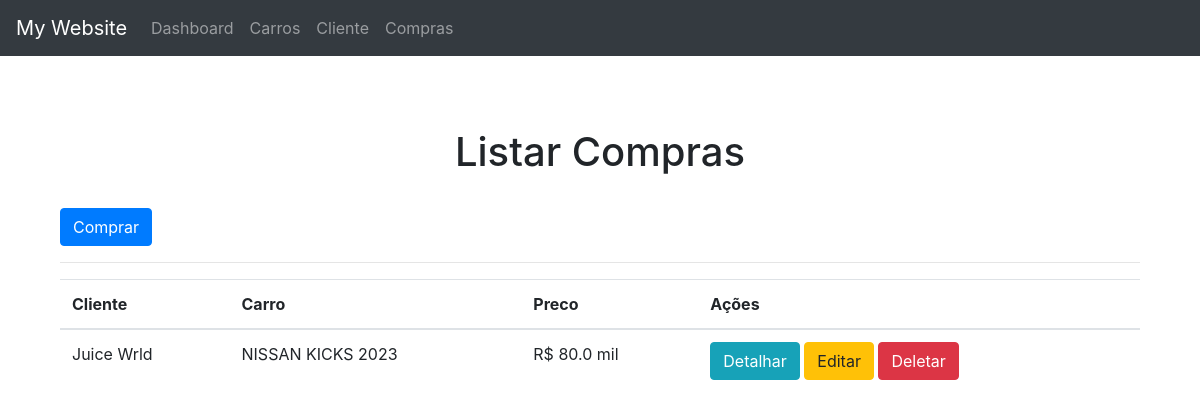
The page /cliente/compras on the database as committed earlier.
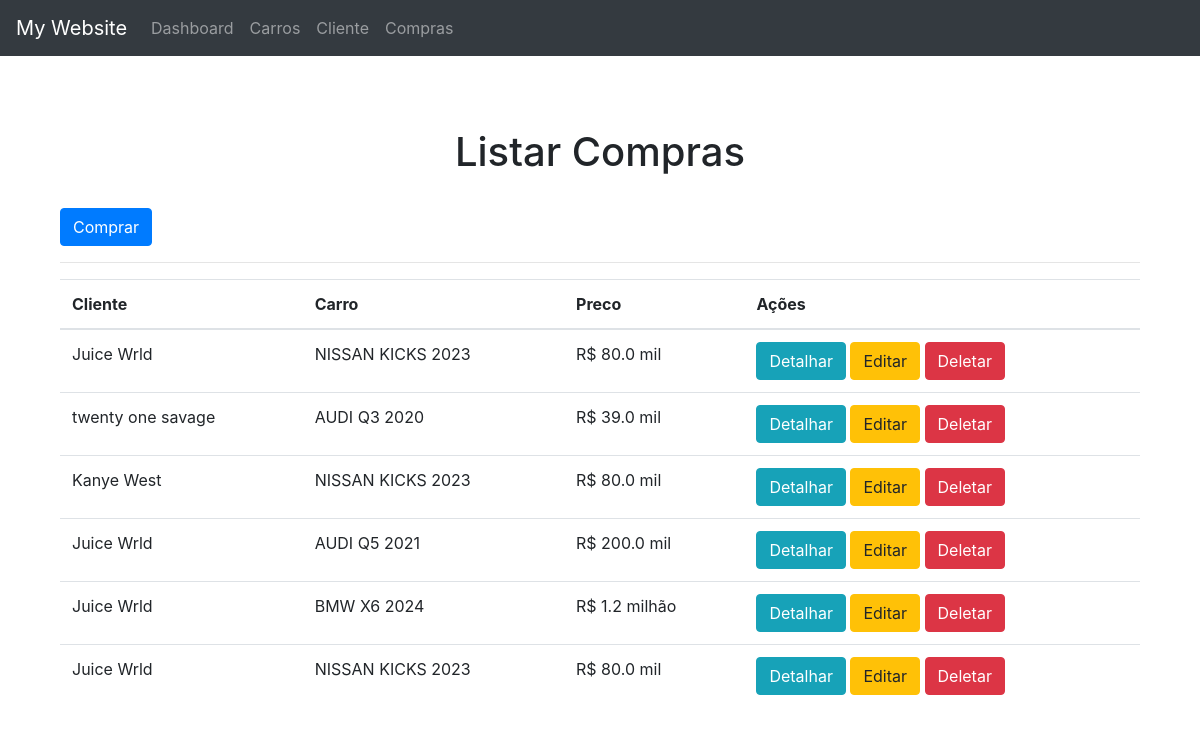
The same page on the database as committed later.
### cliente/models.py (models this page shows, shortened)
class Compra(models.Model):
    cliente = models.ForeignKey(Cliente, related_name='compras', on_delete=models.CASCADE)
    carro = models.ForeignKey(Carro, on_delete=models.CASCADE)
    data_compra = models.DateTimeField(auto_now_add=True)
    created_at = models.DateTimeField(auto_now_add=True)
    updated_at = models.DateTimeField(auto_now=True)
    def valor(self):
        return self.carro.preco

class Cliente(models.Model):
    nome = models.CharField(max_length=100)
    sobrenome = models.CharField(max_length=100)
    cpf = models.CharField(max_length=11, unique=True)
    email = models.EmailField(unique=True)
    telefone = models.CharField(max_length=11)
    data_nascimento = models.DateField()
    created_at = models.DateTimeField(auto_now_add=True)
    updated_at = models.DateTimeField(auto_now=True)
    nivel_bruto = models.CharField(max_length=8, choices=NIVEL_CHOICES, default='BRONZE')
    def __str__(self):
        return self.nome + ' ' + self.sobrenome

### carros/models.py (models this page shows)
class Carro(models.Model):
    marca = models.CharField(max_length=100)
    modelo = models.CharField(max_length=100)
    ano = models.IntegerField()
    preco = models.FloatField()
    cor = models.CharField(max_length=100)
    data_criacao = models.DateTimeField(auto_now_add=True)
    estoque = models.IntegerField()
    imagem = models.ImageField(upload_to='carros', null=True, blank=True)
    def __str__(self):
        return self.marca + ' ' + self.modelo + ' ' + str(self.ano)

### cliente/views.py (the view)
# urls.py: path('compras', views.listar_compras, name='listar_compras'),
def listar_compras(request):
    compras = Compra.objects.all()
    for compra in compras:
        compra.preco_formatado = formatar_preco(compra.valor())
        compra.nome_cliente = compra.cliente.nome + ' ' + compra.cliente.sobrenome
    context = {
        'compras': compras,
    }
    return render(request, 'listar_compras.html', context)

### cliente/utils.py (called while the page is built)
def formatar_preco(preco):
    if preco >= 1000000:
        return f'R$ {preco / 1000000:.1f} milhão'
    elif preco >= 1000:
        return f'R$ {preco / 1000:.1f} mil'
    else:
        return f'R$ {preco:.2f}'

### cliente/templates/listar_compras.html (shortened to what this page needs)
{% extends 'basic.html' %}
{% load crispy_forms_tags %}
{% load static %}
{% block content %}
    <br>
    <br>
    <h1 class="text-center">Listar Compras</h1>
    <br>
    <div class="container-fluid distanciamento">
        <a href="{% url 'criar_compra' %}" class="btn btn-primary">Comprar</a>
        <br>
        <hr>
        <table class="table">
            <thead>
              <tr>
                <th scope="col">Cliente</th>
                <th scope="col">Carro</th>
                <th scope="col">Preco</th>
                <th scope="col">Ações</th>
              </tr>
            </thead>
            <tbody>
                {% for compra in compras %}
                    <tr>
                        <td>{{ compra.cliente }}</td>
                        <td>{{ compra.carro }}</td>
                        <td>{{ compra.preco_formatado }}</td>
                        <td>
                            <a href="{% url 'compra' compra.id %}" class="btn btn-info">Detalhar</a>
                            <a href="{% url 'editar_compra' compra.id %}" class="btn btn-warning">Editar</a>
                            <a onclick="apagar_compra({{ compra.id }})" class="btn btn-danger">Deletar</a>
                    </tr>
                {% endfor %}
            </tbody>
          </table>
    </div>
{% endblock %}

### templates/basic.html (shortened to what this page needs)
<!DOCTYPE html>
<html lang="en">
<head>
    <link rel="stylesheet" href="https://stackpath.bootstrapcdn.com/bootstrap/4.5.2/css/bootstrap.min.css">
    <link rel="stylesheet" href="https://cdnjs.cloudflare.com/ajax/libs/font-awesome/5.15.4/css/all.min.css">
</head>
<body>
    <nav class="navbar navbar-expand-lg navbar-dark bg-dark">
        <a class="navbar-brand" href="#">My Website</a>
        <div class="collapse navbar-collapse" id="navbarNav">
            <ul class="navbar-nav">
                <li class="nav-item">
                    <a class="nav-link" href="{% url 'dashboard'%}">Dashboard</a>
                </li>
                <li class="nav-item">
                    <a class="nav-link" href="{% url 'listar_carros'%}">Carros</a>
                </li>
                <li class="nav-item">
                    <a class="nav-link" href="{% url 'listar_clientes' %}">Cliente</a>
                </li>
                <li class="nav-item">
                    <a class="nav-link" href="{% url 'listar_compras' %}">Compras</a>
                </li>
            </ul>
        </div>
    </nav>
    <div class="container mt-4">
        {% block content %}
        {% endblock %}
    </div>
</body>
</html>

Rows that differ between the two databases and show on the page:
added Compra: cliente "twenty one savage", carro "AUDI Q3 2020", preco_formatado "R$ 39.0 mil"
added Compra: cliente "Kanye West", carro "NISSAN KICKS 2023", preco_formatado "R$ 80.0 mil"
added Compra: cliente "Juice Wrld", carro "AUDI Q5 2021", preco_formatado "R$ 200.0 mil"
added Compra: cliente "Juice Wrld", carro "BMW X6 2024", preco_formatado "R$ 1.2 milhão"
added Compra: cliente "Juice Wrld", carro "NISSAN KICKS 2023", preco_formatado "R$ 80.0 mil"
